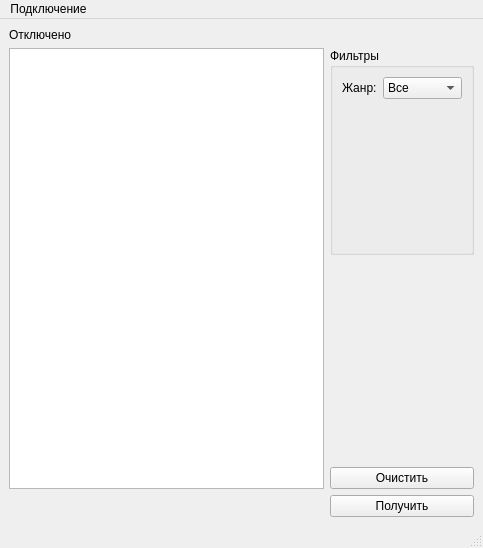
<?xml version="1.0" encoding="UTF-8"?>
<ui version="4.0">
 <class>MainWindow</class>
 <widget class="QMainWindow" name="MainWindow">
  <property name="geometry">
   <rect>
    <x>0</x>
    <y>0</y>
    <width>483</width>
    <height>548</height>
   </rect>
  </property>
  <property name="sizePolicy">
   <sizepolicy hsizetype="Preferred" vsizetype="Expanding">
    <horstretch>0</horstretch>
    <verstretch>0</verstretch>
   </sizepolicy>
  </property>
  <property name="windowTitle">
   <string>MainWindow</string>
  </property>
  <widget class="QWidget" name="centralwidget">
   <layout class="QGridLayout" name="gridLayout">
    <item row="4" column="1">
     <widget class="QPushButton" name="pb_request">
      <property name="sizePolicy">
       <sizepolicy hsizetype="Minimum" vsizetype="Maximum">
        <horstretch>0</horstretch>
        <verstretch>0</verstretch>
       </sizepolicy>
      </property>
      <property name="text">
       <string>Получить</string>
      </property>
     </widget>
    </item>
    <item row="1" column="1">
     <widget class="QGroupBox" name="gb_filters">
      <property name="sizePolicy">
       <sizepolicy hsizetype="Preferred" vsizetype="Minimum">
        <horstretch>0</horstretch>
        <verstretch>0</verstretch>
       </sizepolicy>
      </property>
      <property name="title">
       <string>Фильтры</string>
      </property>
      <layout class="QFormLayout" name="formLayout">
       <item row="0" column="0">
        <widget class="QLabel" name="lb_category">
         <property name="text">
          <string>Жанр:</string>
         </property>
        </widget>
       </item>
       <item row="0" column="1">
        <widget class="QComboBox" name="cb_category">
         <item>
          <property name="text">
           <string>Все</string>
          </property>
         </item>
         <item>
          <property name="text">
           <string>Комедия</string>
          </property>
         </item>
         <item>
          <property name="text">
           <string>Ужасы</string>
          </property>
         </item>
        </widget>
       </item>
      </layout>
     </widget>
    </item>
    <item row="2" column="1">
     <spacer name="verticalSpacer">
      <property name="orientation">
       <enum>Qt::Vertical</enum>
      </property>
      <property name="sizeType">
       <enum>QSizePolicy::Minimum</enum>
      </property>
      <property name="sizeHint" stdset="0">
       <size>
        <width>20</width>
        <height>40</height>
       </size>
      </property>
     </spacer>
    </item>
    <item row="3" column="1">
     <widget class="QPushButton" name="pb_clear">
      <property name="sizePolicy">
       <sizepolicy hsizetype="Minimum" vsizetype="Maximum">
        <horstretch>0</horstretch>
        <verstretch>0</verstretch>
       </sizepolicy>
      </property>
      <property name="text">
       <string>Очистить</string>
      </property>
     </widget>
    </item>
    <item row="0" column="0">
     <widget class="QLabel" name="lb_statusConnect">
      <property name="sizePolicy">
       <sizepolicy hsizetype="Preferred" vsizetype="Maximum">
        <horstretch>0</horstretch>
        <verstretch>0</verstretch>
       </sizepolicy>
      </property>
      <property name="text">
       <string>Отключено</string>
      </property>
     </widget>
    </item>
    <item row="1" column="0" rowspan="3">
     <widget class="QTableView" name="tableView">
      <property name="enabled">
       <bool>true</bool>
      </property>
     </widget>
    </item>
   </layout>
  </widget>
  <widget class="QMenuBar" name="menubar">
   <property name="geometry">
    <rect>
     <x>0</x>
     <y>0</y>
     <width>483</width>
     <height>25</height>
    </rect>
   </property>
   <widget class="QMenu" name="menu">
    <property name="title">
     <string>Подключение</string>
    </property>
    <addaction name="act_addData"/>
    <addaction name="separator"/>
    <addaction name="act_connect"/>
   </widget>
   <addaction name="menu"/>
  </widget>
  <widget class="QStatusBar" name="statusbar"/>
  <action name="act_connect">
   <property name="text">
    <string>Подключиться</string>
   </property>
  </action>
  <action name="act_addData">
   <property name="text">
    <string>Ввести данные</string>
   </property>
  </action>
 </widget>
 <resources/>
 <connections/>
</ui>
